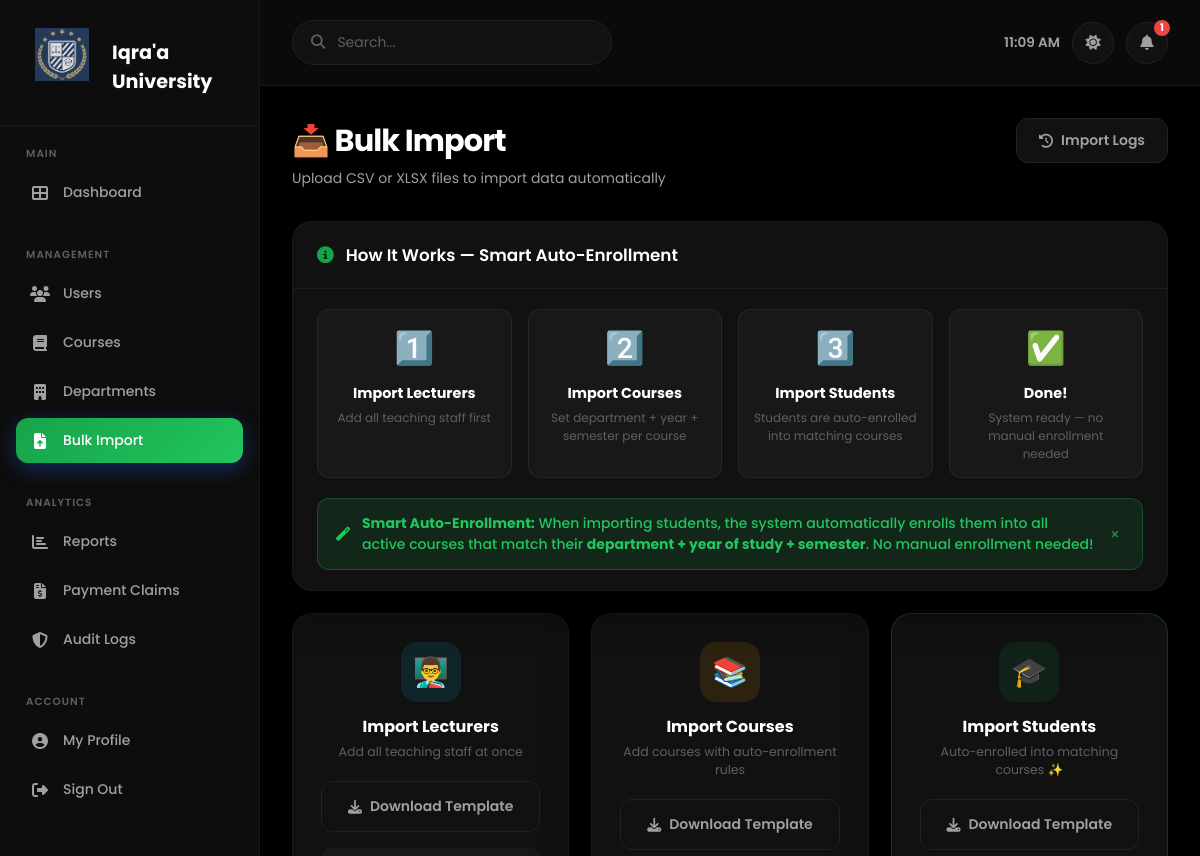
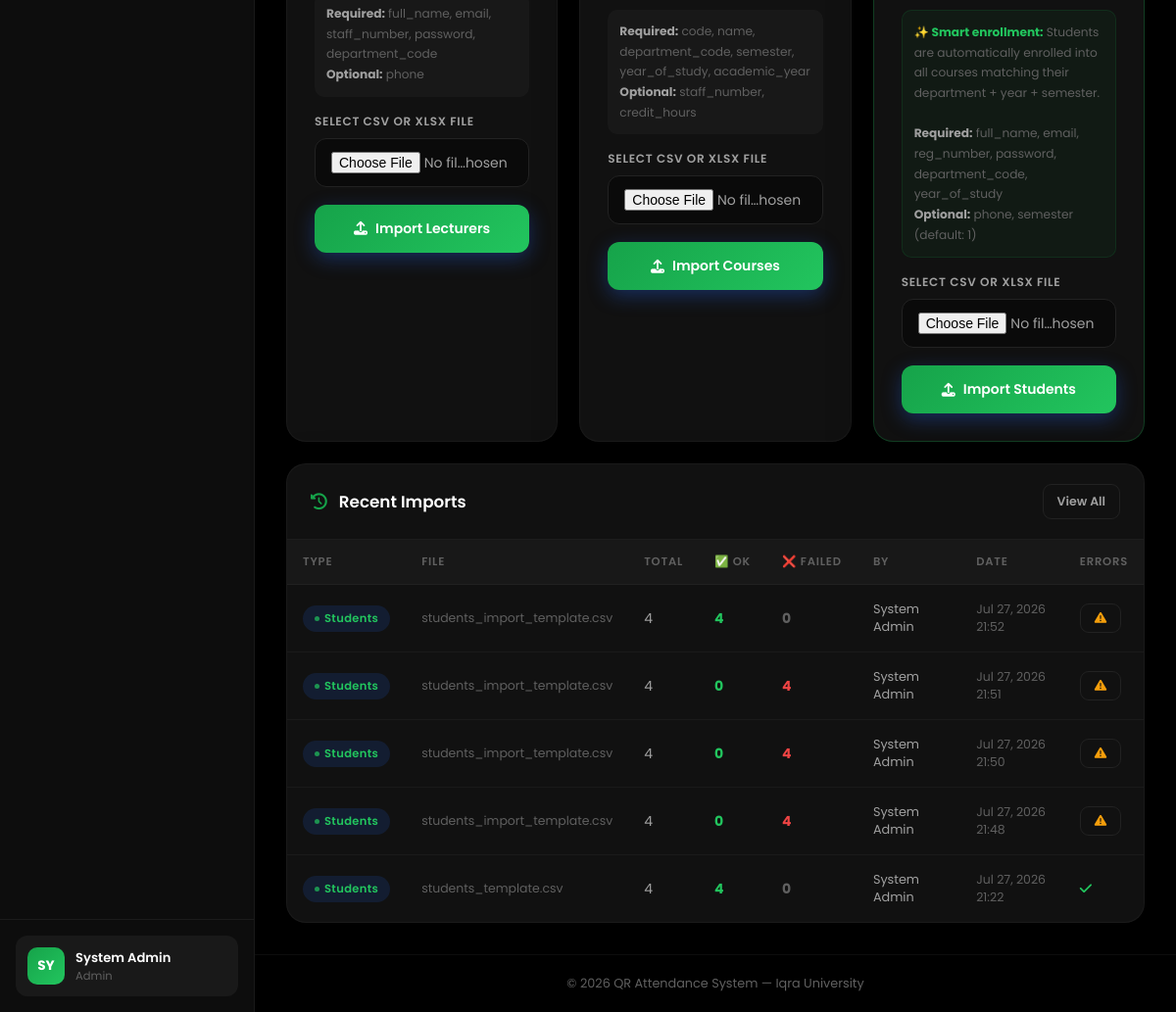
Page /admin/import (signed in) on the committed database (2 pictures, top to bottom).
### tables this page shows
CREATE TABLE `import_logs` (
  `id` int(10) UNSIGNED NOT NULL,
  `user_id` int(10) UNSIGNED NOT NULL,
  `type` enum('students','lecturers','courses','enrollments') NOT NULL,
  `filename` varchar(255) DEFAULT NULL,
  `total_rows` int(11) DEFAULT 0,
  `success` int(11) DEFAULT 0,
  `failed` int(11) DEFAULT 0,
  `errors` text DEFAULT NULL,
  `created_at` timestamp NOT NULL DEFAULT current_timestamp()
);

CREATE TABLE `users` (
  `id` int(10) UNSIGNED NOT NULL,
  `name` varchar(120) NOT NULL,
  `email` varchar(180) NOT NULL,
  `password` varchar(255) NOT NULL,
  `role` enum('admin','lecturer','student') NOT NULL,
  `is_active` tinyint(1) NOT NULL DEFAULT 1,
  `created_at` timestamp NOT NULL DEFAULT current_timestamp(),
  `updated_at` timestamp NOT NULL DEFAULT current_timestamp() ON UPDATE current_timestamp()
);

### app/views/admin/import.php (the view, shortened to what the rows shown need)
<div class="page-title">
    <div>
        <h1>📥 Bulk Import</h1>
        <p>Upload CSV or XLSX files to import data automatically</p>
    </div>
    <a href="<?= BASE_URL ?>/admin/import/logs" class="btn btn-secondary">
        <i class="fas fa-history"></i> Import Logs
    </a>
</div>
<div class="panel" style="margin-bottom:22px">
    <div class="panel-header">
        <h2>
            <i class="fas fa-info-circle" style="color:var(--primary);margin-right:8px"></i>
            How It Works — Smart Auto-Enrollment
        </h2>
    </div>
    <div style="padding:20px 24px">
        <div style="display:grid;grid-template-columns:repeat(auto-fit,minmax(180px,1fr));gap:16px;margin-bottom:20px">
            <div style="text-align:center;padding:14px;background:rgba(255,255,255,.03);
                        border-radius:12px;border:1px solid rgba(255,255,255,.06)">
                <div style="font-size:2rem;margin-bottom:8px">1️⃣</div>
                <strong style="color:var(--text);font-size:.9rem">Import Lecturers</strong>
                <p style="font-size:.75rem;color:var(--text-muted);margin-top:4px">
                    Add all teaching staff first
                </p>
            </div>
            <div style="text-align:center;padding:14px;background:rgba(255,255,255,.03);
                        border-radius:12px;border:1px solid rgba(255,255,255,.06)">
                <div style="font-size:2rem;margin-bottom:8px">2️⃣</div>
                <strong style="color:var(--text);font-size:.9rem">Import Courses</strong>
                <p style="font-size:.75rem;color:var(--text-muted);margin-top:4px">
                    Set department + year + semester per course
                </p>
            </div>
            <div style="text-align:center;padding:14px;background:rgba(255,255,255,.03);
                        border-radius:12px;border:1px solid rgba(255,255,255,.06)">
                <div style="font-size:2rem;margin-bottom:8px">3️⃣</div>
                <strong style="color:var(--text);font-size:.9rem">Import Students</strong>
                <p style="font-size:.75rem;color:var(--text-muted);margin-top:4px">
                    Students are auto-enrolled into matching courses
                </p>
            </div>
            <div style="text-align:center;padding:14px;background:rgba(255,255,255,.03);
                        border-radius:12px;border:1px solid rgba(255,255,255,.06)">
                <div style="font-size:2rem;margin-bottom:8px">✅</div>
                <strong style="color:var(--text);font-size:.9rem">Done!</strong>
                <p style="font-size:.75rem;color:var(--text-muted);margin-top:4px">
                    System ready — no manual enrollment needed
                </p>
            </div>
        </div>
        <div class="alert alert-success" style="margin:0">
            <i class="fas fa-magic"></i>
            <div>
                <strong>Smart Auto-Enrollment:</strong>
                When importing students, the system automatically enrolls them into all active courses
                that match their <strong>department + year of study + semester</strong>.
                No manual enrollment needed!
            </div>
        </div>
    </div>
</div>
<div style="display:grid;grid-template-columns:1fr 1fr 1fr;gap:22px;margin-bottom:22px">
    <div class="form-card">
        <div style="text-align:center;margin-bottom:20px">
            <div style="width:60px;height:60px;border-radius:16px;
                        background:rgba(6,182,212,.12);display:flex;align-items:center;
                        justify-content:center;font-size:1.8rem;margin:0 auto 12px">
                👨‍🏫
            </div>
            <h2 style="font-size:1rem;font-weight:700;color:var(--text)">Import Lecturers</h2>
            <p style="font-size:.78rem;color:var(--text-muted);margin-top:4px">
                Add all teaching staff at once
            </p>
        </div>
        <a href="<?= BASE_URL ?>/admin/import/template/lecturers"
           class="btn btn-secondary btn-full" style="margin-bottom:16px">
            <i class="fas fa-download"></i> Download Template
        </a>
        <div style="background:rgba(255,255,255,.03);border-radius:10px;
                    padding:12px;margin-bottom:16px;font-size:.76rem;color:var(--text-muted);
                    line-height:1.7">
            <strong style="color:var(--text-light)">Required:</strong>
            full_name, email, staff_number, password, department_code<br>
            <strong style="color:var(--text-light)">Optional:</strong> phone
        </div>
        <form method="POST" action="<?= BASE_URL ?>/admin/import/lecturers"
              enctype="multipart/form-data" class="form">
            <div class="form-group">
                <label>Select CSV or XLSX File</label>
                <input type="file" name="file" accept=".csv,.xlsx,.xls" required
                       style="cursor:pointer;color:var(--text-light)">
            </div>
            <button type="submit" class="btn btn-primary btn-full">
                <i class="fas fa-upload"></i> Import Lecturers
            </button>
        </form>
    </div>
    <div class="form-card">
        <div style="text-align:center;margin-bottom:20px">
            <div style="width:60px;height:60px;border-radius:16px;
                        background:rgba(245,158,11,.12);display:flex;align-items:center;
                        justify-content:center;font-size:1.8rem;margin:0 auto 12px">
                📚
            </div>
            <h2 style="font-size:1rem;font-weight:700;color:var(--text)">Import Courses</h2>
            <p style="font-size:.78rem;color:var(--text-muted);margin-top:4px">
                Add courses with auto-enrollment rules
            </p>
        </div>
        <a href="<?= BASE_URL ?>/admin/import/template/courses"
           class="btn btn-secondary btn-full" style="margin-bottom:16px">
            <i class="fas fa-download"></i> Download Template
        </a>
        <div style="background:rgba(255,255,255,.03);border-radius:10px;
                    padding:12px;margin-bottom:16px;font-size:.76rem;color:var(--text-muted);
                    line-height:1.7">
            <strong style="color:var(--text-light)">Required:</strong>
            code, name, department_code, semester, year_of_study, academic_year<br>
            <strong style="color:var(--text-light)">Optional:</strong>
            staff_number, credit_hours
        </div>
        <form method="POST" action="<?= BASE_URL ?>/admin/import/courses"
              enctype="multipart/form-data" class="form">
            <div class="form-group">
                <label>Select CSV or XLSX File</label>
                <input type="file" name="file" accept=".csv,.xlsx,.xls" required
                       style="cursor:pointer;color:var(--text-light)">
            </div>
            <button type="submit" class="btn btn-primary btn-full">
                <i class="fas fa-upload"></i> Import Courses
            </button>
        </form>
    </div>
    <div class="form-card" style="border:1px solid rgba(22,163,74,.3)">
        <div style="text-align:center;margin-bottom:20px">
            <div style="width:60px;height:60px;border-radius:16px;
                        background:rgba(22,163,74,.12);display:flex;align-items:center;
                        justify-content:center;font-size:1.8rem;margin:0 auto 12px">
                🎓
            </div>
            <h2 style="font-size:1rem;font-weight:700;color:var(--text)">Import Students</h2>
            <p style="font-size:.78rem;color:var(--text-muted);margin-top:4px">
                Auto-enrolled into matching courses ✨
            </p>
        </div>
        <a href="<?= BASE_URL ?>/admin/import/template/students"
           class="btn btn-secondary btn-full" style="margin-bottom:16px">
            <i class="fas fa-download"></i> Download Template
        </a>
        <div style="background:rgba(22,163,74,.06);border-radius:10px;
                    padding:12px;margin-bottom:16px;font-size:.76rem;color:var(--text-muted);
                    line-height:1.7;border:1px solid rgba(22,163,74,.15)">
            <strong style="color:var(--success)">✨ Smart enrollment:</strong>
            Students are automatically enrolled into all courses matching
            their department + year + semester.<br><br>
            <strong style="color:var(--text-light)">Required:</strong>
            full_name, email, reg_number, password, department_code, year_of_study<br>
            <strong style="color:var(--text-light)">Optional:</strong>
            phone, semester (default: 1)
        </div>
        <form method="POST" action="<?= BASE_URL ?>/admin/import/students"
              enctype="multipart/form-data" class="form">
            <div class="form-group">
                <label>Select CSV or XLSX File</label>
                <input type="file" name="file" accept=".csv,.xlsx,.xls" required
                       style="cursor:pointer;color:var(--text-light)">
            </div>
            <button type="submit" class="btn btn-primary btn-full">
                <i class="fas fa-upload"></i> Import Students
            </button>
        </form>
    </div>
</div>
<?php if (!empty($recentLogs)): ?>
<div class="panel">
    <div class="panel-header">
        <h2>
            <i class="fas fa-history" style="color:var(--primary);margin-right:8px"></i>
            Recent Imports
        </h2>
        <a href="<?= BASE_URL ?>/admin/import/logs" class="btn btn-sm btn-secondary">
            View All
        </a>
    </div>
    <div class="table-wrap">
        <table class="table">
            <thead>
                <tr>
                    <th>Type</th><th>File</th><th>Total</th>
                    <th>✅ OK</th><th>❌ Failed</th>
                    <th>By</th><th>Date</th><th>Errors</th>
                </tr>
            </thead>
            <tbody>
            <?php foreach ($recentLogs as $log): ?>
                <tr>
                    <td>
                        <span class="badge <?= match($log['type']) {
                            'students'  => 'badge-student',
                            'lecturers' => 'badge-lecturer',
                            'courses'   => 'badge-pending',
                            default     => 'badge-closed'
                        } ?>">
                            <?= ucfirst($log['type']) ?>
                        </span>
                    </td>
                    <td style="font-size:.78rem;color:var(--text-muted)">
                        <?= htmlspecialchars($log['filename'] ?? '—') ?>
                    </td>
                    <td><?= (int)$log['total_rows'] ?></td>
                    <td><strong style="color:var(--success)"><?= (int)$log['success'] ?></strong></td>
                    <td>
                        <strong style="color:<?= $log['failed'] > 0 ? 'var(--danger)' : 'var(--text-muted)' ?>">
                            <?= (int)$log['failed'] ?>
                        </strong>
                    </td>
                    <td style="font-size:.8rem"><?= htmlspecialchars($log['imported_by']) ?></td>
                    <td style="font-size:.78rem;color:var(--text-muted)">
                        <?= date('M j, Y H:i', strtotime($log['created_at'])) ?>
                    </td>
                    <td>
                        <?php if ($log['errors']): ?>
                        <button class="btn btn-sm btn-secondary"
                                onclick="showErrors(<?= htmlspecialchars(json_encode($log['errors'])) ?>)">
                            <i class="fas fa-exclamation-triangle" style="color:var(--warning)"></i>
                        </button>
                        <?php else: ?>
                        <i class="fas fa-check" style="color:var(--success)"></i>
                        <?php endif; ?>
                    </td>
                </tr>
            <?php endforeach; ?>
            </tbody>
        </table>
    </div>
</div>
<?php endif; ?>

### app/core/Router.php (shortened to what the rows shown need)
<?php
class Router
{
    private array $routes = [];
    private function addRoute(string $method, string $path, string $handler, array $middleware): void
    {
        $this->routes[] = compact('method', 'path', 'pattern', 'handler', 'middleware');
    }
    public function dispatch(): void
{
    $method     = $_SERVER['REQUEST_METHOD'];
    $requestUri = strtok($_SERVER['REQUEST_URI'], '?');
    $scriptDir  = str_replace('\\', '/', dirname($_SERVER['SCRIPT_NAME']));
    $basePath   = rtrim($scriptDir, '/');
    $uri        = '/' . ltrim(substr($requestUri, strlen($basePath)), '/');
    $uri = preg_replace('#^/index\.php(/|$)#', '/', $uri);
    foreach ($this->routes as $route) {
            if ($route['method'] !== $method) {
                continue;
            }
            if (!preg_match($route['pattern'], $uri, $matches)) {
                continue;
            }
            $params = array_filter($matches, 'is_string', ARRAY_FILTER_USE_KEY);
            [$class, $action] = explode('@', $route['handler']);
            $controller = new $class();
            $controller->$action($params);
            return;
        }
    }
}

### rows in the picture
import_logs: type "Students", filename "students_import_template.csv", total_rows "4", success "4", failed "0", user.name "System Admin", created_at "Jul 27, 2026 21:52"
import_logs: type "Students", filename "students_import_template.csv", total_rows "4", success "0", failed "4", user.name "System Admin", created_at "Jul 27, 2026 21:51"
import_logs: type "Students", filename "students_import_template.csv", total_rows "4", success "0", failed "4", user.name "System Admin", created_at "Jul 27, 2026 21:50"
import_logs: type "Students", filename "students_import_template.csv", total_rows "4", success "0", failed "4", user.name "System Admin", created_at "Jul 27, 2026 21:48"
import_logs: type "Students", filename "students_template.csv", total_rows "4", success "4", failed "0", user.name "System Admin", created_at "Jul 27, 2026 21:22"
